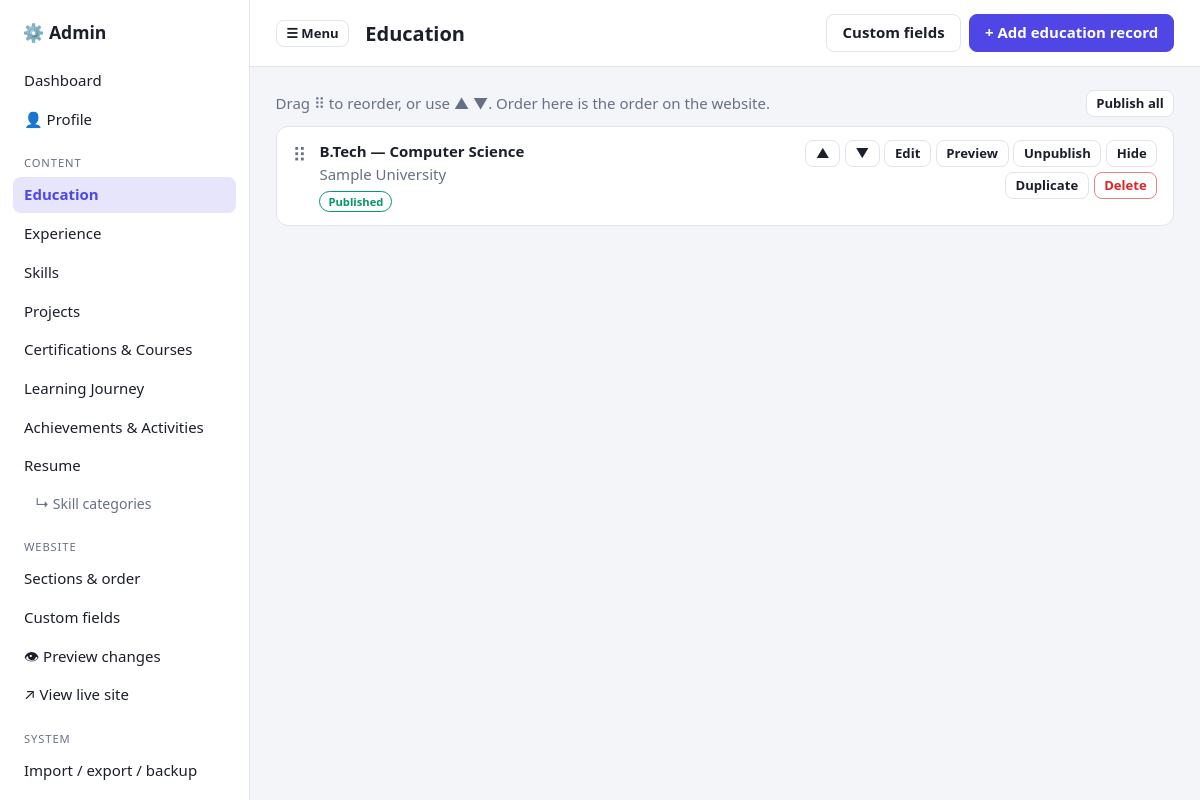
The app's page /admin/s/education (signed in) with its own data.
### tables this page shows
CREATE TABLE site_sections (
    key      TEXT PRIMARY KEY,
    title    TEXT NOT NULL,
    intro    TEXT NOT NULL DEFAULT '',
    kind     TEXT NOT NULL DEFAULT 'builtin',
    visible  INTEGER NOT NULL DEFAULT 1,
    position INTEGER NOT NULL DEFAULT 0,
    layout   TEXT NOT NULL DEFAULT 'cards'
);

### admin.py (the view)
@bp.route("/s/<key>")
@login_required
def section_list(key):
    sec = get_section(key)
    if not sec:
        abort(404)
    items = db.list_items(key)
    rows = [{"item": i, "title": item_title(sec, i["data"]),
             "sub": " · ".join(str(i["data"].get(k)) for k in sec.get("subtitle", []) if i["data"].get(k))}
            for i in items]
    return render_template("admin/section_list.html", sec=sec, rows=rows,
                           default_resume=db.get_setting("default_resume"),
                           on_site=bool((db.site_section(key) or {}).get("visible", 1)))

### admin.py (called while the page is built)
def password_set():
    return bool(db.get_setting("admin_password"))

def login_required(view):
    @wraps(view)
    def wrapped(*a, **kw):
        if not password_set():
            return redirect(url_for("admin.setup"))
        if not session.get("admin"):
            return redirect(url_for("admin.login", next=request.path))
        return view(*a, **kw)
    return wrapped

def nav_sections():
    out = []
    for s in db.site_sections():
        if s["kind"] == "profile":
            continue
        out.append(s)
    return out

@bp.context_processor
def admin_ctx():
    return {"nav_sections": nav_sections() if session.get("admin") else []}

### db.py (called while the page is built)
def jload(text, default=None):
    if text is None:
        return default
    try:
        return json.loads(text)
    except (TypeError, ValueError):
        return default

def connect(path):
    conn = sqlite3.connect(path, timeout=15)
    conn.row_factory = sqlite3.Row
    conn.execute("PRAGMA foreign_keys=ON")
    return conn

def get_db():
    if "db" not in g:
        g.db = connect(current_app.config["DB_PATH"])
    return g.db

def get_setting(key, default=""):
    row = get_db().execute("SELECT value FROM settings WHERE key=?", (key,)).fetchone()
    return row["value"] if row and row["value"] is not None else default

def all_settings():
    return {r["key"]: r["value"] for r in get_db().execute("SELECT key,value FROM settings")}

def site_sections(visible_only=False):
    sql = "SELECT * FROM site_sections"
    if visible_only:
        sql += " WHERE visible=1"
    sql += " ORDER BY position, key"
    return [dict(r) for r in get_db().execute(sql)]

def site_section(key):
    row = get_db().execute("SELECT * FROM site_sections WHERE key=?", (key,)).fetchone()
    return dict(row) if row else None

def item_from_row(row):
    d = dict(row)
    d["data"] = jload(row["data"], {}) or {}
    d["published_data"] = jload(row["published_data"]) if row["published_data"] is not None else None
    d["dirty"] = row["status"] == "published" and row["data"] != row["published_data"]
    d["visible"] = bool(row["visible"])
    return d

def list_items(section):
    rows = get_db().execute(
        "SELECT * FROM items WHERE section=? ORDER BY position, id", (section,)
    ).fetchall()
    return [item_from_row(r) for r in rows]

### templates/admin/section_list.html (shortened to what this page needs)
{% extends "admin/base.html" %}
{% block title %}{{ sec.title }}{% endblock %}
{% block actions %}
  {% if sec.key != 'skill_categories' %}<a class="btn ghost" href="{{ url_for('admin.fields', target=sec.key) }}">Custom fields</a>{% endif %}
  <a class="btn primary" href="{{ url_for('admin.item_edit', key=sec.key) }}">+ Add {{ sec.singular }}</a>
{% endblock %}
{% block content %}
{% if not rows %}
  <div class="card empty"><p>No {{ sec.singular }}s yet.</p><a class="btn primary" href="{{ url_for('admin.item_edit', key=sec.key) }}">+ Add your first {{ sec.singular }}</a></div>
{% else %}
<div class="listhead">
  <span class="muted">Drag ⠿ to reorder, or use ▲ ▼. Order here is the order on the website.</span>
  <form method="post" action="{{ url_for('admin.publish_all', key=sec.key) }}">
    <button class="btn small" type="submit">Publish all</button>
  </form>
</div>
<ul class="rows sortable" data-reorder="{{ url_for('admin.section_reorder', key=sec.key) }}" data-csrf="{{ csrf_token() }}">
{% for r in rows %}
  {% set i = r.item %}
  <li class="rowitem {{ 'is-hidden' if not i.visible }}" data-id="{{ i.id }}" draggable="true">
    <span class="grip" title="Drag to reorder">⠿</span>
    <div class="grow">
      <a class="title" href="{{ url_for('admin.item_edit', item_id=i.id) }}">{{ r.title }}</a>
      {% if r.sub %}<div class="muted">{{ r.sub }}</div>{% endif %}
      <div class="badges">
        {% if i.status == 'published' %}<span class="pill ok">Published</span>{% else %}<span class="pill">Draft</span>{% endif %}
      </div>
    </div>
    <div class="rowactions">
      {% macro act(name, label, cls='') %}
        <form method="post" action="{{ url_for('admin.item_action', item_id=i.id, action=name) }}" class="inline">
          <button class="btn small {{ cls }}" type="submit">{{ label|safe }}</button>
        </form>
      {% endmacro %}
      {{ act('up', '▲', 'ghost') }}{{ act('down', '▼', 'ghost') }}
      <a class="btn small" href="{{ url_for('admin.item_edit', item_id=i.id) }}">Edit</a>
      {% if sec.key not in ('skills', 'resumes', 'skill_categories') %}<a class="btn small ghost" href="{{ url_for('admin.item_preview', item_id=i.id) }}">Preview</a>{% endif %}
      {% if i.status == 'published' %}{{ act('unpublish', 'Unpublish') }}{% else %}{{ act('publish', 'Publish', 'primary') }}{% endif %}
      {% if i.visible %}{{ act('hide', 'Hide') }}{% else %}{{ act('show', 'Show') }}{% endif %}
      {{ act('duplicate', 'Duplicate', 'ghost') }}
      <a class="btn small danger" href="{{ url_for('admin.item_delete', item_id=i.id) }}">Delete</a>
    </div>
  </li>
{% endfor %}
</ul>
{% endif %}
{% endblock %}

### templates/admin/base.html (shortened to what this page needs)
<!doctype html>
<html lang="en">
<head>
  <link rel="stylesheet" href="{{ url_for('static', filename='css/admin.css') }}">
</head>
<body class="admin">
{% if is_admin %}
<div class="shell">
  <aside class="side" id="side">
    <div class="brand"><a href="{{ url_for('admin.dashboard') }}">⚙️ Admin</a></div>
    <nav>
      <a href="{{ url_for('admin.dashboard') }}" class="{{ 'on' if request.endpoint == 'admin.dashboard' }}">Dashboard</a>
      <a href="{{ url_for('admin.profile') }}" class="{{ 'on' if request.endpoint == 'admin.profile' }}">👤 Profile</a>
      <div class="group">Content</div>
      {% for s in nav_sections %}
        <a href="{{ url_for('admin.section_list', key=s.key) }}" class="{{ 'on' if request.view_args and request.view_args.get('key') == s.key }}">
          {{ s.title }}{% if not s.visible %} <span class="pill">hidden</span>{% endif %}</a>
      {% endfor %}
      <a href="{{ url_for('admin.section_list', key='skill_categories') }}" class="sub {{ 'on' if request.view_args and request.view_args.get('key') == 'skill_categories' }}">↳ Skill categories</a>
      <div class="group">Website</div>
      <a href="{{ url_for('admin.sections') }}" class="{{ 'on' if request.endpoint == 'admin.sections' }}">Sections &amp; order</a>
      <a href="{{ url_for('admin.fields') }}" class="{{ 'on' if request.endpoint == 'admin.fields' }}">Custom fields</a>
      <a href="{{ url_for('admin.preview') }}">👁 Preview changes</a>
      <a href="{{ url_for('public.index') }}" target="_blank">↗ View live site</a>
      <div class="group">System</div>
      <a href="{{ url_for('admin.data_page') }}" class="{{ 'on' if request.endpoint == 'admin.data_page' }}">Import / export / backup</a>
      <a href="{{ url_for('admin.settings_page') }}" class="{{ 'on' if request.endpoint == 'admin.settings_page' }}">Settings</a>
    </nav>
  </aside>
  <div class="main">
    <header class="top">
      <button class="btn ghost small menu" type="button" onclick="document.getElementById('side').classList.toggle('open')">☰ Menu</button>
      <h1>{% block heading %}{{ self.title() }}{% endblock %}</h1>
      <div class="top-actions">{% block actions %}{% endblock %}</div>
    </header>
    <main class="content">
      {% block content %}{% endblock %}
    </main>
  </div>
</div>
{% endif %}
</body>
</html>

### static/css/admin.css (style rules this page uses)
:root { --bg:#f4f5f9;--panel:#fff;--fg:#1b1f2a;--muted:#667085;--line:#e1e4ec;--accent:#4f46e5;--danger:#dc2626;--ok:#059669;--warn:#d97706 }
* { box-sizing:border-box }
body.admin { margin:0;background:var(--bg);color:var(--fg);font:15px/1.55 system-ui,-apple-system,"Segoe UI",Roboto,sans-serif }
a { color:var(--accent) }
.muted { color:var(--muted) }
.shell { display:grid;grid-template-columns:250px 1fr;min-height:100vh }
.side { background:var(--panel);border-right:1px solid var(--line);padding:1rem .8rem;position:sticky;top:0;height:100vh;overflow:auto;display:flex;flex-direction:column }
.brand { font-weight:700;font-size:1.1rem;padding:.2rem .6rem 1rem }
.brand a { text-decoration:none;color:var(--fg) }
.side nav { display:flex;flex-direction:column;gap:2px;flex:1 }
.side nav a { padding:.42rem .7rem;border-radius:8px;text-decoration:none;color:var(--fg) }
.side nav a.on { background:color-mix(in srgb,var(--accent) 14%,transparent);color:var(--accent);font-weight:600 }
.side nav a.sub { padding-left:1.4rem;font-size:.88rem;color:var(--muted) }
.group { font-size:.7rem;text-transform:uppercase;letter-spacing:.08em;color:var(--muted);padding:.9rem .7rem .2rem }
.main { min-width:0 }
.top { display:flex;align-items:center;gap:1rem;padding:.9rem 1.6rem;border-bottom:1px solid var(--line);background:var(--panel);flex-wrap:wrap;position:sticky;top:0;z-index:5 }
.top h1 { font-size:1.25rem;margin:0;flex:1 }
.top-actions { display:flex;gap:.5rem;flex-wrap:wrap }
.menu { display:none }
.content { padding:1.4rem 1.6rem 5rem;max-width:1100px }
.btn { display:inline-block;padding:.5rem .95rem;border-radius:8px;border:1px solid var(--line);background:var(--panel);color:var(--fg);cursor:pointer;text-decoration:none;font:inherit;font-weight:600;line-height:1.3 }
.btn.primary { background:var(--accent);border-color:var(--accent);color:#fff }
.btn.danger { color:var(--danger);border-color:color-mix(in srgb,var(--danger) 50%,var(--line)) }
.btn.ghost { background:transparent }
.btn.small { padding:.25rem .6rem;font-size:.82rem }
form.inline { display:inline }
.pill { display:inline-block;font-size:.7rem;padding:.05rem .5rem;border-radius:999px;border:1px solid var(--line);color:var(--muted);font-weight:600;vertical-align:middle }
.pill.ok { color:var(--ok);border-color:var(--ok) }
.rows { list-style:none;margin:0 0 1.2rem;padding:0;display:flex;flex-direction:column;gap:.6rem }
.rowitem { display:flex;gap:.8rem;align-items:flex-start;background:var(--panel);border:1px solid var(--line);border-radius:12px;padding:.8rem 1rem }
.grip { cursor:grab;color:var(--muted);font-size:1.2rem;user-select:none }
.grow { flex:1;min-width:0 }
.grow .title { font-weight:700;text-decoration:none;color:var(--fg) }
.badges { display:flex;gap:.4rem;flex-wrap:wrap;margin-top:.3rem;align-items:center }
.rowactions { display:flex;gap:.3rem;flex-wrap:wrap;justify-content:flex-end;max-width:420px }
.listhead { display:flex;justify-content:space-between;align-items:center;margin-bottom:.6rem;gap:1rem;flex-wrap:wrap }

### records on screen
site_sections: title "Education"
site_sections: title "Experience"
site_sections: title "Skills"
site_sections: title "Projects"
site_sections: title "Certifications & Courses"
site_sections: title "Learning Journey"
site_sections: title "Achievements & Activities"
site_sections: title "Resume"

### other values on screen
{{ sec.singular }} "education record"
{{ r.title }} "B.Tech — Computer Science"
{{ r.sub }} "Sample University"
{{ label|safe }} "▲ ▼ Unpublish Hide Duplicate"
